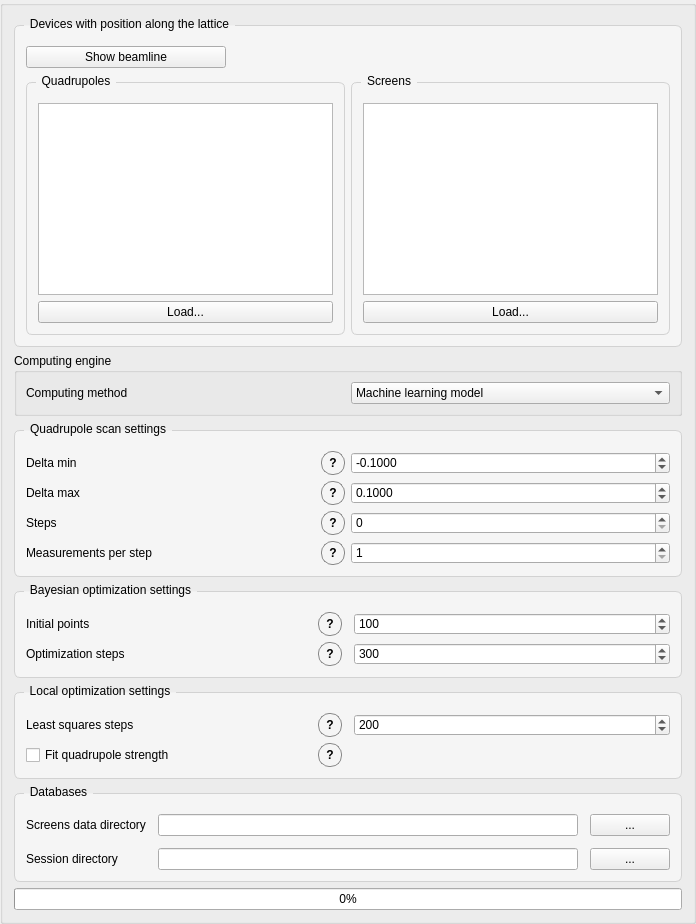
     <widget class="QGroupBox" name="leftGroup">
      <property name="styleSheet">
       <string notr="true">QGroupBox#leftGroup {
    background-color: rgb(245, 245, 245);
    border: 1px solid rgb(210, 210, 210);
    border-radius: 6px;
    margin-top: 8px;
    padding-top: 6px;
}
QGroupBox#leftGroup::title {
    subcontrol-origin: margin;
    left: 10px;
    padding: 0 4px 0 4px;
}</string>
      </property>
      <property name="title">
       <string/>
      </property>
      <layout class="QVBoxLayout" name="leftVBox">
       <item>
        <widget class="QGroupBox" name="devicesGroup">
         <property name="styleSheet">
          <string notr="true">QGroupBox#devicesGroup {
    background-color: rgb(245, 245, 245);
    border: 1px solid rgb(210, 210, 210);
    border-radius: 6px;
    margin-top: 8px;
    padding-top: 6px;
}
QGroupBox#devicesGroup::title {
    subcontrol-origin: margin;
    left: 10px;
    padding: 0 4px 0 4px;
}</string>
         </property>
         <property name="title">
          <string>Devices with position along the lattice</string>
         </property>
         <layout class="QVBoxLayout" name="devicesVBox">
          <item>
           <widget class="QPushButton" name="show_beamline">
            <property name="maximumSize">
             <size>
              <width>200</width>
              <height>16777215</height>
             </size>
            </property>
            <property name="text">
             <string>Show beamline</string>
            </property>
           </widget>
          </item>
          <item>
           <layout class="QHBoxLayout" name="devicesHBox">
            <item>
             <widget class="QGroupBox" name="quadrupolesGroup">
              <property name="styleSheet">
               <string notr="true">QGroupBox#quadrupolesGroup {
    background-color: rgb(245, 245, 245);
    border: 1px solid rgb(210, 210, 210);
    border-radius: 6px;
    margin-top: 8px;
    padding-top: 6px;
}
QGroupBox#quadrupolesGroup::title {
    subcontrol-origin: margin;
    left: 10px;
    padding: 0 4px 0 4px;
}</string>
              </property>
              <property name="title">
               <string>Quadrupoles</string>
              </property>
              <layout class="QVBoxLayout" name="quadrupolesVBox">
               <item>
                <widget class="QListWidget" name="quadrupoles_list">
                 <property name="selectionMode">
                  <enum>QAbstractItemView::ExtendedSelection</enum>
                 </property>
                </widget>
               </item>
               <item>
                <widget class="QPushButton" name="load_quadrupoles_button">
                 <property name="text">
                  <string>Load...</string>
                 </property>
                </widget>
               </item>
              </layout>
             </widget>
            </item>
            <item>
             <widget class="QGroupBox" name="screensGroup">
              <property name="styleSheet">
               <string notr="true">QGroupBox#screensGroup {
    background-color: rgb(245, 245, 245);
    border: 1px solid rgb(210, 210, 210);
    border-radius: 6px;
    margin-top: 8px;
    padding-top: 6px;
}
QGroupBox#screensGroup::title {
    subcontrol-origin: margin;
    left: 10px;
    padding: 0 4px 0 4px;
}</string>
              </property>
              <property name="title">
               <string>Screens</string>
              </property>
              <layout class="QVBoxLayout" name="screensVBox">
               <item>
                <widget class="QListWidget" name="screens_list">
                 <property name="selectionMode">
                  <enum>QAbstractItemView::ExtendedSelection</enum>
                 </property>
                </widget>
               </item>
               <item>
                <widget class="QPushButton" name="load_screens_button">
                 <property name="text">
                  <string>Load...</string>
                 </property>
                </widget>
               </item>
              </layout>
             </widget>
            </item>
           </layout>
          </item>
         </layout>
        </widget>
       </item>
       <item>
        <widget class="QGroupBox" name="computingMethodGroup">
         <property name="title">
          <string>Computing engine</string>
         </property>
         <layout class="QGridLayout" name="gridComputingMethod">
          <item row="0" column="0">
           <widget class="QLabel" name="label_computing_method">
            <property name="text">
             <string>Computing method</string>
            </property>
           </widget>
          </item>
          <item row="0" column="1">
           <widget class="QComboBox" name="computing_method_combo">
            <item>
             <property name="text">
              <string>Machine learning model</string>
             </property>
            </item>
            <item>
             <property name="text">
              <string>Linear R-response model</string>
             </property>
            </item>
            <item>
             <property name="text">
              <string>RF-Track tracking</string>
             </property>
            </item>
           </widget>
          </item>
         </layout>
        </widget>
       </item>
       <item>
        <widget class="QGroupBox" name="scanGroup">
         <property name="styleSheet">
          <string notr="true">QGroupBox#scanGroup {
    background-color: rgb(245, 245, 245);
    border: 1px solid rgb(210, 210, 210);
    border-radius: 6px;
    margin-top: 8px;
    padding-top: 6px;
}
QGroupBox#scanGroup::title {
    subcontrol-origin: margin;
    left: 10px;
    padding: 0 4px 0 4px;
}</string>
         </property>
         <property name="title">
          <string>Quadrupole scan settings</string>
         </property>
         <layout class="QGridLayout" name="gridScan">
          <item row="3" column="1">
           <widget class="QSpinBox" name="meas_per_step">
            <property name="minimum">
             <number>1</number>
            </property>
            <property name="maximum">
             <number>200</number>
            </property>
            <property name="value">
             <number>1</number>
            </property>
           </widget>
          </item>
          <item row="0" column="1">
           <widget class="QDoubleSpinBox" name="delta_min_scan">
            <property name="decimals">
             <number>4</number>
            </property>
            <property name="minimum">
             <double>-10.000000000000000</double>
            </property>
            <property name="maximum">
             <double>10.000000000000000</double>
            </property>
            <property name="value">
             <double>-0.100000000000000</double>
            </property>
           </widget>
          </item>
          <item row="0" column="0">
           <layout class="QHBoxLayout" name="deltaMinLabelHBox">
            <item>
             <widget class="QLabel" name="label">
              <property name="text">
               <string>Delta min</string>
              </property>
             </widget>
            </item>
            <item>
             <widget class="QToolButton" name="delta_min_info_button">
              <property name="minimumSize">
               <size>
                <width>24</width>
                <height>24</height>
               </size>
              </property>
              <property name="maximumSize">
               <size>
                <width>24</width>
                <height>24</height>
               </size>
              </property>
              <property name="cursor">
               <cursorShape>PointingHandCursor</cursorShape>
              </property>
              <property name="toolTip">
               <string>&lt;html&gt;&lt;head/&gt;&lt;body&gt;&lt;p&gt;Relative, dimensionless quadrupole strength change: ΔK1/K1₀.&lt;/p&gt;&lt;p&gt;The scanned strength is computed as:&lt;/p&gt;&lt;p&gt;K1 = K1₀ · (1 + Δ)&lt;/p&gt;&lt;p&gt;K1 has a unit of 1/m².&lt;/p&gt;&lt;/body&gt;&lt;/html&gt;</string>
              </property>
              <property name="styleSheet">
               <string notr="true">QToolButton#delta_min_info_button {
    border: 1px solid #888;
    border-radius: 11px;
    min-width: 22px;
    max-width: 22px;
    min-height: 22px;
    max-height: 22px;
    padding: 0px;
    font-weight: bold;
}
QToolButton#delta_min_info_button:hover {
    background-color: #e6e6e6;
}</string>
              </property>
              <property name="text">
               <string>?</string>
              </property>
              <property name="toolButtonStyle">
               <enum>Qt::ToolButtonTextOnly</enum>
              </property>
              <property name="autoRaise">
               <bool>false</bool>
              </property>
             </widget>
            </item>
           </layout>
          </item>
          <item row="1" column="1">
           <widget class="QDoubleSpinBox" name="delta_max_scan">
            <property name="decimals">
             <number>4</number>
            </property>
            <property name="minimum">
             <double>-10.000000000000000</double>
            </property>
            <property name="maximum">
             <double>10.000000000000000</double>
            </property>
            <property name="value">
             <double>0.100000000000000</double>
            </property>
           </widget>
          </item>
          <item row="1" column="0">
           <layout class="QHBoxLayout" name="deltaMaxLabelHBox">
            <item>
             <widget class="QLabel" name="labelDeltaMax">
              <property name="text">
               <string>Delta max</string>
              </property>
             </widget>
            </item>
            <item>
             <widget class="QToolButton" name="delta_max_info_button">
              <property name="minimumSize">
               <size>
                <width>24</width>
                <height>24</height>
               </size>
              </property>
              <property name="maximumSize">
               <size>
                <width>24</width>
                <height>24</height>
               </size>
              </property>
              <property name="cursor">
               <cursorShape>PointingHandCursor</cursorShape>
              </property>
              <property name="toolTip">
               <string>&lt;html&gt;&lt;head/&gt;&lt;body&gt;&lt;p&gt;Relative, dimensionless quadrupole strength change: ΔK1/K1₀.&lt;/p&gt;&lt;p&gt;The scanned strength is computed as:&lt;/p&gt;&lt;p&gt;K1 = K1₀ · (1 + Δ)&lt;/p&gt;&lt;p&gt;K1 has a unit of 1/m².&lt;/p&gt;&lt;/body&gt;&lt;/html&gt;</string>
              </property>
              <property name="styleSheet">
               <string notr="true">QToolButton#delta_max_info_button {
    border: 1px solid #888;
    border-radius: 11px;
    min-width: 22px;
    max-width: 22px;
    min-height: 22px;
    max-height: 22px;
    padding: 0px;
    font-weight: bold;
}
QToolButton#delta_max_info_button:hover {
    background-color: #e6e6e6;
}</string>
              </property>
              <property name="text">
               <string>?</string>
              </property>
              <property name="toolButtonStyle">
               <enum>Qt::ToolButtonTextOnly</enum>
              </property>
              <property name="autoRaise">
               <bool>false</bool>
              </property>
             </widget>
            </item>
           </layout>
          </item>
          <item row="2" column="1">
           <widget class="QSpinBox" name="steps_settings">
            <property name="minimum">
             <number>0</number>
            </property>
            <property name="maximum">
             <number>100</number>
            </property>
            <property name="value">
             <number>0</number>
            </property>
           </widget>
          </item>
          <item row="2" column="0">
           <layout class="QHBoxLayout" name="horizontalLayout_2">
            <item>
             <widget class="QLabel" name="steps_label">
              <property name="text">
               <string>Steps</string>
              </property>
             </widget>
            </item>
            <item>
             <widget class="QToolButton" name="steps_toolbutton">
              <property name="toolTip">
               <string>&lt;html&gt;&lt;head/&gt;&lt;body&gt;&lt;p&gt;Number of quadrupole scan steps between Delta min and Delta max.&lt;br/&gt;Set to 0 to run conventional multi-screen emittance measurement without scanning the quadrupole. &lt;/p&gt;&lt;p&gt;Steps == 0 can also be used to gather data from the screens.&lt;/p&gt;&lt;/body&gt;&lt;/html&gt;</string>
              </property>
              <property name="styleSheet">
               <string notr="true">QToolButton#steps_toolbutton {
    border: 1px solid #888;
    border-radius: 11px;
    min-width: 22px;
    max-width: 22px;
    min-height: 22px;
    max-height: 22px;
    padding: 0px;
    font-weight: bold;
}
QToolButton#steps_toolbutton:hover {
    background-color: #e6e6e6;
}</string>
              </property>
              <property name="text">
               <string>?</string>
              </property>
             </widget>
            </item>
           </layout>
          </item>
          <item row="3" column="0">
           <layout class="QHBoxLayout" name="horizontalLayout_3">
            <item>
             <widget class="QLabel" name="nshots_label">
              <property name="text">
               <string>Measurements per step</string>
              </property>
             </widget>
            </item>
            <item>
             <widget class="QToolButton" name="nshots_toolbutton">
              <property name="toolTip">
               <string>&lt;html&gt;&lt;head/&gt;&lt;body&gt;&lt;p&gt;Number of beam size measurements acquired at each quadrupole setting.&lt;br/&gt;The displayed beam size is the average of all measurements. &lt;/p&gt;&lt;p&gt;&lt;br/&gt;&lt;/p&gt;&lt;/body&gt;&lt;/html&gt;</string>
              </property>
              <property name="styleSheet">
               <string notr="true">QToolButton#nshots_toolbutton {
    border: 1px solid #888;
    border-radius: 11px;
    min-width: 22px;
    max-width: 22px;
    min-height: 22px;
    max-height: 22px;
    padding: 0px;
    font-weight: bold;
}
QToolButton#nshots_toolbutton:hover {
    background-color: #e6e6e6;
}</string>
              </property>
              <property name="text">
               <string>?</string>
              </property>
             </widget>
            </item>
           </layout>
          </item>
         </layout>
        </widget>
       </item>
       <item>
        <widget class="QGroupBox" name="xoptSettingsGroup">
         <property name="styleSheet">
          <string notr="true">QGroupBox#xoptSettingsGroup {
    background-color: rgb(245, 245, 245);
    border: 1px solid rgb(210, 210, 210);
    border-radius: 6px;
    margin-top: 8px;
    padding-top: 6px;
}
QGroupBox#xoptSettingsGroup::title {
    subcontrol-origin: margin;
    left: 10px;
    padding: 0 4px 0 4px;
}</string>
         </property>
         <property name="title">
          <string>Bayesian optimization settings</string>
         </property>
         <layout class="QGridLayout" name="gridXoptSettings">
          <property name="horizontalSpacing">
           <number>12</number>
          </property>
          <property name="verticalSpacing">
           <number>6</number>
          </property>
          <item row="1" column="1">
           <widget class="QSpinBox" name="xopt_steps_spin">
            <property name="minimum">
             <number>1</number>
            </property>
            <property name="maximum">
             <number>5000</number>
            </property>
            <property name="value">
             <number>300</number>
            </property>
           </widget>
          </item>
          <item row="0" column="1">
           <widget class="QSpinBox" name="xopt_initial_points_spin">
            <property name="minimum">
             <number>1</number>
            </property>
            <property name="maximum">
             <number>500</number>
            </property>
            <property name="value">
             <number>100</number>
            </property>
           </widget>
          </item>
          <item row="0" column="0">
           <layout class="QHBoxLayout" name="horizontalLayout_4">
            <item>
             <widget class="QLabel" name="label_xopt_initial_points">
              <property name="text">
               <string>Initial points</string>
              </property>
             </widget>
            </item>
            <item>
             <widget class="QToolButton" name="bo_initial_steps_toolbutton">
              <property name="toolTip">
               <string>&lt;html&gt;&lt;head/&gt;&lt;body&gt;&lt;p&gt;Number of random starting points used by Bayesian optimization. &lt;/p&gt;&lt;/body&gt;&lt;/html&gt;</string>
              </property>
              <property name="styleSheet">
               <string notr="true">QToolButton#bo_initial_steps_toolbutton {
    border: 1px solid #888;
    border-radius: 11px;
    min-width: 22px;
    max-width: 22px;
    min-height: 22px;
    max-height: 22px;
    padding: 0px;
    font-weight: bold;
}
QToolButton#bo_initial_steps_toolbutton:hover {
    background-color: #e6e6e6;
}</string>
              </property>
              <property name="text">
               <string>?</string>
              </property>
             </widget>
            </item>
           </layout>
          </item>
          <item row="1" column="0">
           <layout class="QHBoxLayout" name="horizontalLayout_5">
            <item>
             <widget class="QLabel" name="label_xopt_steps">
              <property name="text">
               <string>Optimization steps</string>
              </property>
             </widget>
            </item>
            <item>
             <widget class="QToolButton" name="bo_opt_steps_toolbutton">
              <property name="toolTip">
               <string>&lt;html&gt;&lt;head/&gt;&lt;body&gt;&lt;p&gt;Number of Bayesian optimization iterations used to search for Twiss parameters and emittance. &lt;/p&gt;&lt;/body&gt;&lt;/html&gt;</string>
              </property>
              <property name="styleSheet">
               <string notr="true">QToolButton#bo_opt_steps_toolbutton{
    border: 1px solid #888;
    border-radius: 11px;
    min-width: 22px;
    max-width: 22px;
    min-height: 22px;
    max-height: 22px;
    padding: 0px;
    font-weight: bold;
}
QToolButton#bo_opt_steps_toolbutton:hover {
    background-color: #e6e6e6;
}</string>
              </property>
              <property name="text">
               <string>?</string>
              </property>
             </widget>
            </item>
           </layout>
          </item>
         </layout>
        </widget>
       </item>
       <item>
        <widget class="QGroupBox" name="localOptimizationSettingsGroup">
         <property name="styleSheet">
          <string notr="true">QGroupBox#localOptimizationSettingsGroup {
    background-color: rgb(245, 245, 245);
    border: 1px solid rgb(210, 210, 210);
    border-radius: 6px;
    margin-top: 8px;
    padding-top: 6px;
}
QGroupBox#localOptimizationSettingsGroup::title {
    subcontrol-origin: margin;
    left: 10px;
    padding: 0 4px 0 4px;
}</string>
         </property>
         <property name="title">
          <string>Local optimization settings</string>
         </property>
         <layout class="QGridLayout" name="gridLocalOptimizationSettings">
          <property name="horizontalSpacing">
           <number>12</number>
          </property>
          <property name="verticalSpacing">
           <number>6</number>
          </property>
          <item row="0" column="1">
           <widget class="QSpinBox" name="nm_steps_spin">
            <property name="minimum">
             <number>0</number>
            </property>
            <property name="maximum">
             <number>5000</number>
            </property>
            <property name="value">
             <number>200</number>
            </property>
           </widget>
          </item>
          <item row="1" column="0">
           <layout class="QHBoxLayout" name="fitK1ScaleLabelHBox">
            <item>
             <widget class="QCheckBox" name="fit_quadrupole_strength_checkbox">
              <property name="toolTip">
               <string>&lt;html&gt;&lt;head/&gt;&lt;body&gt;&lt;p&gt;Fit effective K1₀ together with emittance and Twiss parameters.&lt;/p&gt;&lt;/body&gt;&lt;/html&gt;</string>
              </property>
              <property name="text">
               <string>Fit quadrupole strength</string>
              </property>
              <property name="checked">
               <bool>false</bool>
              </property>
             </widget>
            </item>
            <item>
             <widget class="QToolButton" name="fit_k1_scale_info_button">
              <property name="minimumSize">
               <size>
                <width>24</width>
                <height>24</height>
               </size>
              </property>
              <property name="maximumSize">
               <size>
                <width>24</width>
                <height>24</height>
               </size>
              </property>
              <property name="cursor">
               <cursorShape>PointingHandCursor</cursorShape>
              </property>
              <property name="toolTip">
               <string>&lt;html&gt;&lt;head/&gt;&lt;body&gt;&lt;p&gt;Add the nominal quadrupole strength K1₀ as an extra fit parameter.&lt;/p&gt;&lt;p&gt;Without this option, the optimizer assumes that the measured/read K1 values are exactly correct.&lt;/p&gt;&lt;p&gt;With this option, the optimizer can compensate a mismatch between the readback K1 and the quadrupole strength used by the beam.&lt;/p&gt;&lt;/body&gt;&lt;/html&gt;</string>
              </property>
              <property name="styleSheet">
               <string notr="true">QToolButton#fit_k1_scale_info_button {
    border: 1px solid #888;
    border-radius: 11px;
    min-width: 22px;
    max-width: 22px;
    min-height: 22px;
    max-height: 22px;
    padding: 0px;
    font-weight: bold;
}
QToolButton#fit_k1_scale_info_button:hover {
    background-color: #e6e6e6;
}</string>
              </property>
              <property name="text">
               <string>?</string>
              </property>
              <property name="toolButtonStyle">
               <enum>Qt::ToolButtonTextOnly</enum>
              </property>
              <property name="autoRaise">
               <bool>false</bool>
              </property>
             </widget>
            </item>
           </layout>
          </item>
          <item row="0" column="0">
           <layout class="QHBoxLayout" name="horizontalLayout_6">
            <item>
             <widget class="QLabel" name="label_nm_steps">
              <property name="text">
               <string>Least squares steps</string>
              </property>
             </widget>
            </item>
            <item>
             <widget class="QToolButton" name="ls_steps_tooltip">
              <property name="toolTip">
               <string>Maximum number of local least-squares iterations performed after Bayesian optimization.</string>
              </property>
              <property name="styleSheet">
               <string notr="true">QToolButton#ls_steps_tooltip {
    border: 1px solid #888;
    border-radius: 11px;
    min-width: 22px;
    max-width: 22px;
    min-height: 22px;
    max-height: 22px;
    padding: 0px;
    font-weight: bold;
}
QToolButton#ls_steps_tooltip:hover {
    background-color: #e6e6e6;
}</string>
              </property>
              <property name="text">
               <string>?</string>
              </property>
             </widget>
            </item>
           </layout>
          </item>
         </layout>
        </widget>
       </item>
       <item>
        <widget class="QGroupBox" name="actionsGroup">
         <property name="styleSheet">
          <string notr="true">QGroupBox#actionsGroup {
    background-color: rgb(245, 245, 245);
    border: 1px solid rgb(210, 210, 210);
    border-radius: 6px;
    margin-top: 8px;
    padding-top: 6px;
}
QGroupBox#actionsGroup::title {
    subcontrol-origin: margin;
    left: 10px;
    padding: 0 4px 0 4px;
}</string>
         </property>
         <property name="title">
          <string>Databases</string>
         </property>
         <layout class="QGridLayout" name="gridActions">
          <property name="spacing">
           <number>12</number>
          </property>
          <item row="3" column="4">
           <widget class="QPushButton" name="load_screens_data_button">
            <property name="sizePolicy">
             <sizepolicy hsizetype="Fixed" vsizetype="Fixed">
              <horstretch>0</horstretch>
              <verstretch>0</verstretch>
             </sizepolicy>
            </property>
            <property name="text">
             <string>...</string>
            </property>
           </widget>
          </item>
          <item row="3" column="0">
           <widget class="QLabel" name="label_2">
            <property name="text">
             <string>Screens data directory</string>
            </property>
           </widget>
          </item>
          <item row="3" column="1" colspan="3">
           <widget class="QLineEdit" name="load_screens_data_database">
            <property name="minimumSize">
             <size>
              <width>420</width>
              <height>0</height>
             </size>
            </property>
           </widget>
          </item>
          <item row="4" column="0">
           <widget class="QLabel" name="label_3">
            <property name="text">
             <string>Session directory</string>
            </property>
           </widget>
          </item>
          <item row="4" column="1" colspan="3">
           <widget class="QLineEdit" name="session_directory">
            <property name="minimumSize">
             <size>
              <width>420</width>
              <height>0</height>
             </size>
            </property>
           </widget>
          </item>
          <item row="4" column="4">
           <widget class="QPushButton" name="load_session_button">
            <property name="sizePolicy">
             <sizepolicy hsizetype="Fixed" vsizetype="Fixed">
              <horstretch>0</horstretch>
              <verstretch>0</verstretch>
             </sizepolicy>
            </property>
            <property name="text">
             <string>...</string>
            </property>
           </widget>
          </item>
         </layout>
        </widget>
       </item>
       <item>
        <widget class="QProgressBar" name="progressBar">
         <property name="value">
          <number>0</number>
         </property>
        </widget>
       </item>
      </layout>
     </widget>
